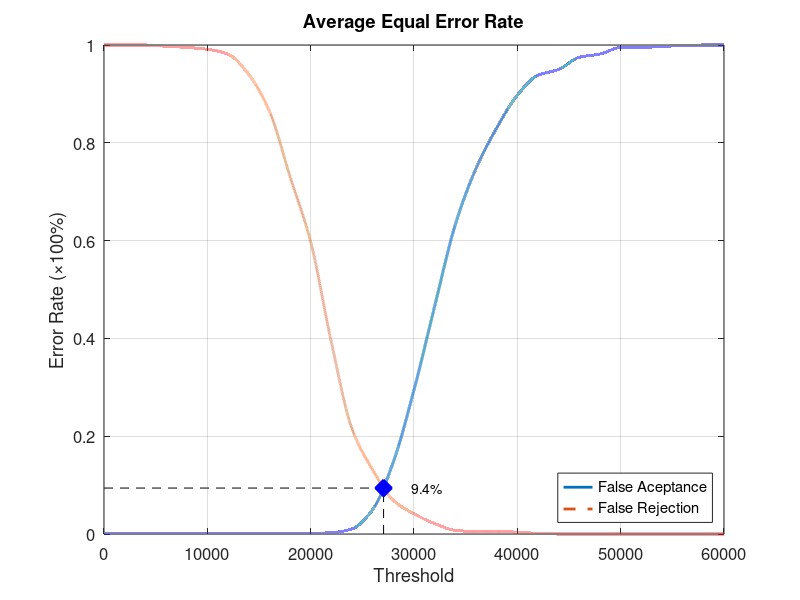
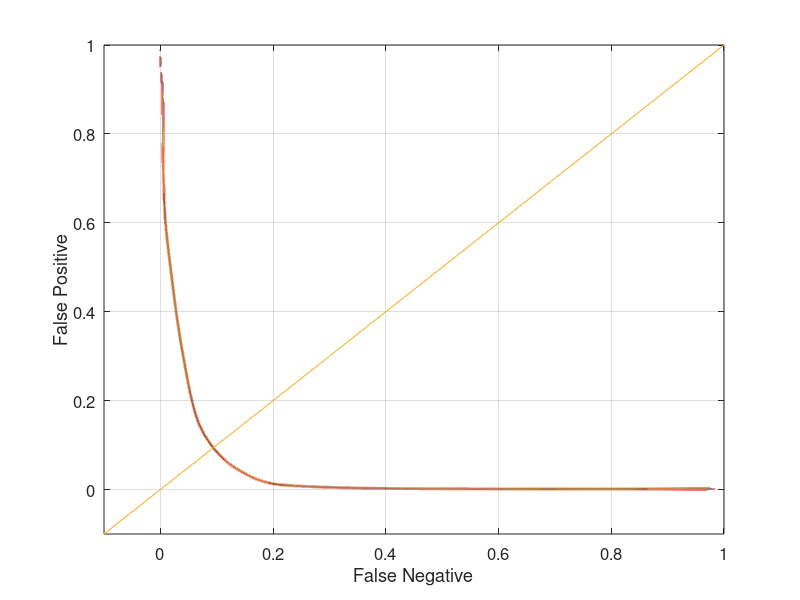

Write MATLAB code to recreate these figures, in order.
function yEER = Experiment4Average
close all;
clear;
clc;
x = 0:2000:60000;
xq = 0:0.5:60000;

y0 = [0 0.00131579 0.00131579 0.00131579 0.00131579 0.00131579 0.00131579 0.00131579 0.00131579 0.00131579 0.00131579 0.00263158 0.0105263 0.05 0.147368 0.294737 0.465789 0.632895 0.747368 0.830263 0.897368 0.938158 0.95 0.975 0.981579 0.994737 0.994737 0.997368 0.998684 1 1];
yy0 = interp1(x, y0, xq, 'pchip');
y1 = [1 1 1 0.9975 0.995 0.99125 0.98125 0.94 0.865 0.73125 0.5975 0.3925 0.215 0.13125 0.06875 0.04125 0.02125 0.0075 0.005 0.005 0.00375 0.00125 0 0 0 0 0 0 0 0 0];
yy1 = interp1(x, y1, xq, 'pchip');

% Calculating EER: 
y2 = abs(y0 - y1);
find(y2 == min(y2))
yy2 = abs(yy0 - yy1);
xEER = find(yy2 == min(yy2));
xEERIndex = xq(xEER) % X-axis EER
yEER = yy0(xEER) % Y-axis EER

main = figure
plot(xq, yy0,'-','LineWidth', 2);	hold on
plot(xq, yy1,'--','LineWidth', 2);	hold on
plot([xEERIndex xEERIndex], [0 yEER], 'k--');	hold on
plot([0 xEERIndex], [yEER yEER], 'k--');	hold on
plot(xEERIndex, yEER, 'bx', 'LineWidth', 10);	hold on
text(xEERIndex + 10 * xEERIndex / 100, yEER, [num2str(round((10000 * yEER)) / 100) '%'])
legend('False Aceptance', 'False Rejection', 'Location', 'SouthEast')
xlabel('Threshold')
ylabel('Error Rate (\times100%)')
title('Average Equal Error Rate')
set(gca, 'FontSize', 12)
axis([0 60000 0 1])
grid on

print(main, 'Experiment4AverageMain', '-dpng');
FNRxFPR = figure('Color', [1 1 1]);
plot(yy1, yy0, '-', yy1, yy0, 'LineWidth', 2);
hold on
y = -0.1:0.1:1
plot(y, y); 
set(gca, 'FontSize', 12)
xlabel('False Negative')
ylabel('False Positive')
axis([-0.1 1 -0.1 1])
set(gca, 'FontSize', 12)
grid on

print(FNRxFPR, 'Experiment4AverageFNRxFPR','-dpng');
end
